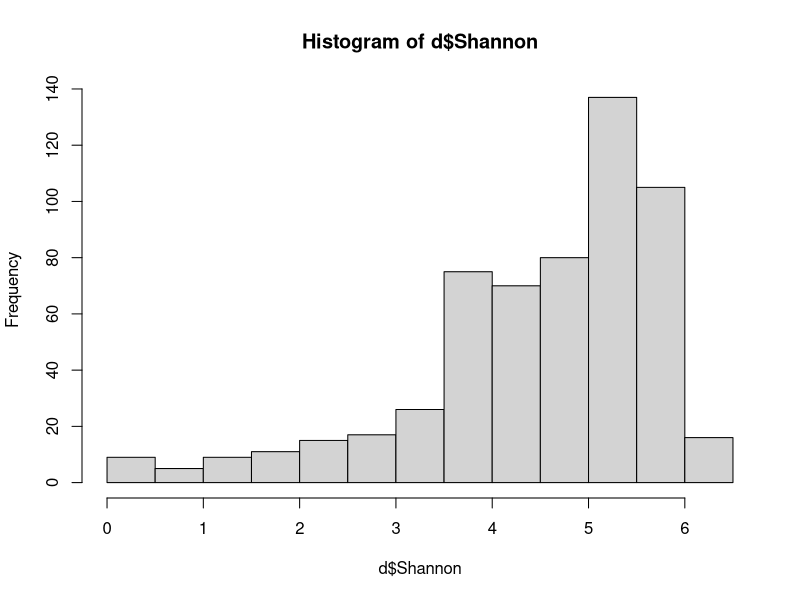
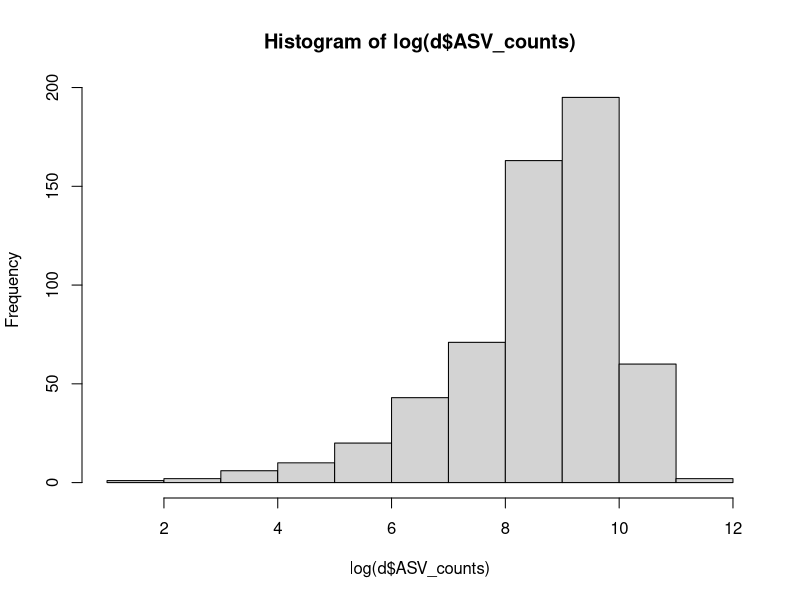

Source code (R) for these figures, in order: (Note: this script raises an error after producing the figures.)
## ---- chunk 1
# , include=TRUE, warning=FALSE, echo=TRUE, error=FALSE
knitr::opts_knit$set(root.dir=normalizePath('../../'))
knitr::opts_chunk$set(warning=FALSE, message=FALSE, error=FALSE, echo=TRUE)
## ---- chunk 2
# meta data
d <- read.csv("data/sample_data.csv")
d$Year <- paste0("Y", d$Year)
d$Block <- paste0("B", d$Block)
d$Rep <- paste0("R", d$Rep)

# ASV table
asv <- read.csv("data/ASV_table.csv")
## ---- chunk 3
library("lme4")


dim(d)
hist(d$Shannon)
hist(log(d$ASV_counts))

## Model One:
fit <- lmer(data=d, Shannon ~ (1|Year) + (1|Month) + (1|Species) + (1|Rotation) + (1|Nitrogen) + (1|Fraction) + (1|Block) + (1|Rep))
df <- as.data.frame(VarCorr(fit))
df$p <- df$vcov/sum(df$vcov)*100


## Model Two:
fit <- lmer(data=d, log(ASV_counts+1) ~ (1|Year) + (1|Month) + (1|Species) + (1|Rotation) + (1|Nitrogen) + (1|Fraction) + (1|Block) + (1|Rep))
df <- as.data.frame(VarCorr(fit))
df$p <- df$vcov/sum(df$vcov)*100

## Model Three:
fit <- lmer(data=d, log10(ASV_counts+1) ~ Fraction + (1|Year) + (1|Month) + (1|Species) + (1|Rotation) + (1|Nitrogen)  + (1|Block) + (1|Rep))
df <- as.data.frame(VarCorr(fit))
df$p <- df$vcov/sum(df$vcov)*100

## Model Four:
fit <- lmer(data=d, log10(ASV_counts+1) ~ Fraction + Year + Month + Species + Rotation + Nitrogen  + (1|Block) + (1|Rep))
df <- as.data.frame(VarCorr(fit))
df$p <- df$vcov/sum(df$vcov)*100

## ---- chunk 4
soil <- subset(d, Fraction %in% "Bulk Soil") #192
endo <- subset(d, Fraction %in% "Endosphere") #191
rhizo <- subset(d, Fraction %in% "Rhizosphere") #192

fit <- lmer(data=rhizo, log10(ASV_counts+1) ~  (1|Year) + (1|Month) + (1|Species) + (1|Rotation) + (1|Nitrogen)  + (1|Block) + (1|Rep))
df <- as.data.frame(VarCorr(fit))
df$p <- df$vcov/sum(df$vcov)*100


ggplot(df[-8, ], aes(x=grp, y=p, fill=grp))+
geom_bar(stat="identity", color="black")+
#scale_fill_manual(values=c("#999999", "#E69F00", "#56B4E9"))+
  theme_minimal()
## ---- chunk 5
fit <- lmer(data=endo, log10(ASV_counts+1) ~  (1|Year) + (1|Month) + (1|Species) + (1|Rotation) + (1|Nitrogen)  + (1|Block) + (1|Rep))
df <- as.data.frame(VarCorr(fit))
df$p <- df$vcov/sum(df$vcov)*100


ggplot(df[-8, ], aes(x=grp, y=p, fill=grp))+
geom_bar(stat="identity", color="black")+
#scale_fill_manual(values=c("#999999", "#E69F00", "#56B4E9"))+
  theme_minimal()
## ---- chunk 6
fit <- lmer(data=soil, log10(ASV_counts+1) ~  (1|Year) + (1|Month) + (1|Species) + (1|Rotation) + (1|Nitrogen)  + (1|Block) + (1|Rep))
df <- as.data.frame(VarCorr(fit))
df$p <- df$vcov/sum(df$vcov)*100


ggplot(df[-8, ], aes(x=grp, y=p, fill=grp))+
geom_bar(stat="identity", color="black")+
#scale_fill_manual(values=c("#999999", "#E69F00", "#56B4E9"))+
  theme_minimal()
## ---- chunk 7
library(ggplot2)
# Interleaved histograms
ggplot(d, aes(x=Shannon, color=Fraction)) +
  geom_histogram(fill="white", position="dodge")+
  scale_color_manual(values=c("#999999", "#E69F00", "#56B4E9")) +
  theme(legend.position="top")
## ---- chunk 8
# Interleaved histograms
ggplot(d, aes(x=log(d$ASV_counts), color=Fraction)) +
  geom_histogram(fill="white", position="dodge")+
  scale_color_manual(values=c("#999999", "#E69F00", "#56B4E9")) +
  theme(legend.position="top")
